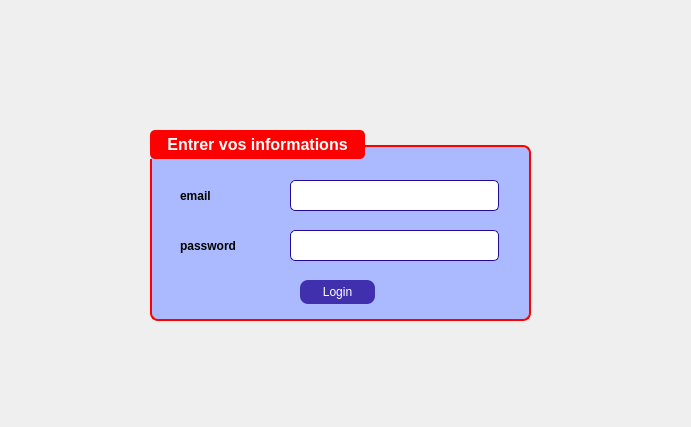
<?xml version="1.0" encoding="UTF-8"?>
<ui version="4.0">
 <class>Dialog</class>
 <widget class="QDialog" name="Dialog">
  <property name="geometry">
   <rect>
    <x>0</x>
    <y>0</y>
    <width>691</width>
    <height>427</height>
   </rect>
  </property>
  <property name="windowTitle">
   <string>Dialog</string>
  </property>
  <widget class="QLabel" name="label">
   <property name="geometry">
    <rect>
     <x>0</x>
     <y>0</y>
     <width>691</width>
     <height>431</height>
    </rect>
   </property>
   <property name="styleSheet">
    <string notr="true">background-image: url(:/imgs/backgroundEmployes.png)</string>
   </property>
   <property name="text">
    <string/>
   </property>
  </widget>
  <widget class="QGroupBox" name="Sp_GroupBox_2">
   <property name="geometry">
    <rect>
     <x>150</x>
     <y>130</y>
     <width>381</width>
     <height>191</height>
    </rect>
   </property>
   <property name="styleSheet">
    <string notr="true">QGroupBox {
    background-color: rgb(171, 186, 255);
    border: 2px solid red; /* Red border */
    border-radius: 8px;
    font-size: 16px;
    font-weight: bold;
    color: white;
    padding: 10px;
    margin-top: 15px;
}

QGroupBox::title {
    subcontrol-origin: margin;
    subcontrol-position: top left;
    padding: 5px 15px;
    background-color: red; /* Red title background */
    color: white;
    border-radius: 5px;
}
</string>
   </property>
   <property name="title">
    <string>Entrer vos informations</string>
   </property>
   <widget class="QLabel" name="Sp_Label_Nom_2">
    <property name="geometry">
     <rect>
      <x>30</x>
      <y>100</y>
      <width>99</width>
      <height>31</height>
     </rect>
    </property>
    <property name="font">
     <font>
      <pointsize>9</pointsize>
      <bold>true</bold>
     </font>
    </property>
    <property name="text">
     <string>password</string>
    </property>
   </widget>
   <widget class="QLineEdit" name="Sp_Line_ID_2">
    <property name="geometry">
     <rect>
      <x>140</x>
      <y>50</y>
      <width>209</width>
      <height>31</height>
     </rect>
    </property>
    <property name="styleSheet">
     <string notr="true">QLineEdit {
		border: 1px solid #230a98;
		border-radius: 5px;
}
QLineEdit:hover {
		border: 1px solid #7359f0;
}</string>
    </property>
    <property name="echoMode">
     <enum>QLineEdit::EchoMode::Normal</enum>
    </property>
   </widget>
   <widget class="QLabel" name="Sp_Label_ID_2">
    <property name="geometry">
     <rect>
      <x>30</x>
      <y>50</y>
      <width>99</width>
      <height>31</height>
     </rect>
    </property>
    <property name="font">
     <font>
      <pointsize>9</pointsize>
      <bold>true</bold>
     </font>
    </property>
    <property name="text">
     <string>email</string>
    </property>
   </widget>
   <widget class="QPushButton" name="Sp_Button_Ajouter">
    <property name="geometry">
     <rect>
      <x>130</x>
      <y>390</y>
      <width>151</width>
      <height>31</height>
     </rect>
    </property>
    <property name="font">
     <font>
      <bold>true</bold>
     </font>
    </property>
    <property name="styleSheet">
     <string notr="true">QPushButton {
background-color: rgba(35,10,152, 200);
border-radius: 8px;
color: white;
}
QPushButton:hover {
background-color: qlineargradient(spread:pad, x1:0, y1:0, x2:0, y2:1, stop:0 rgba(117, 201, 187, 200), stop:1 rgba(35,10,152, 200));
}</string>
    </property>
    <property name="text">
     <string>Ajouter</string>
    </property>
   </widget>
   <widget class="QLineEdit" name="Sp_Line_ID_3">
    <property name="geometry">
     <rect>
      <x>140</x>
      <y>100</y>
      <width>209</width>
      <height>31</height>
     </rect>
    </property>
    <property name="styleSheet">
     <string notr="true">QLineEdit {
		border: 1px solid #230a98;
		border-radius: 5px;
}
QLineEdit:hover {
		border: 1px solid #7359f0;
}</string>
    </property>
    <property name="echoMode">
     <enum>QLineEdit::EchoMode::Normal</enum>
    </property>
   </widget>
   <widget class="QPushButton" name="pushButton">
    <property name="geometry">
     <rect>
      <x>150</x>
      <y>150</y>
      <width>75</width>
      <height>24</height>
     </rect>
    </property>
    <property name="styleSheet">
     <string notr="true">QPushButton {
background-color: rgba(35,10,152, 200);
border-radius: 8px;
color: white;
}
QPushButton:hover {
background-color: qlineargradient(spread:pad, x1:0, y1:0, x2:0, y2:1, stop:0 rgba(117, 201, 187, 200), stop:1 rgba(35,10,152, 200));
}</string>
    </property>
    <property name="text">
     <string>Login</string>
    </property>
   </widget>
  </widget>
 </widget>
 <resources/>
 <connections/>
</ui>
